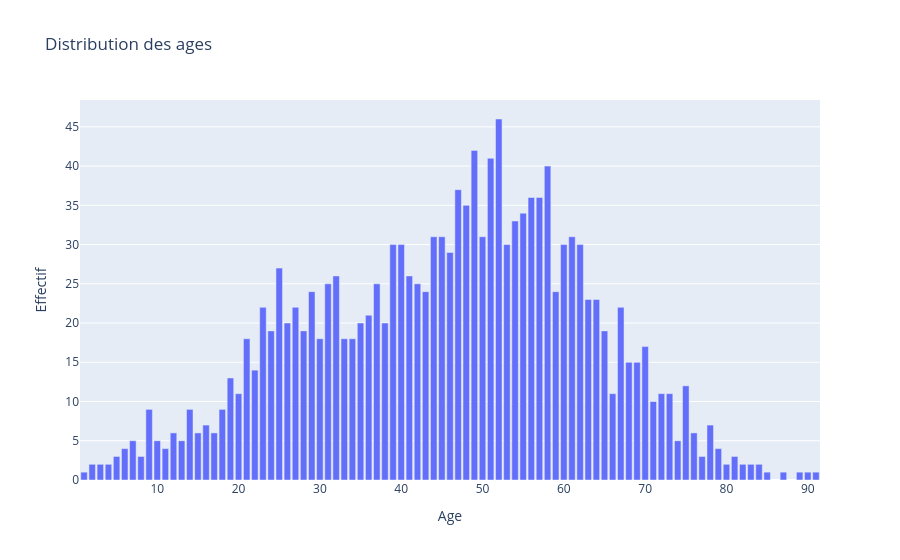

Write notebook code for a chart like this one.
### Markdown cell above
On va surtout s'interesser à l'âge

### Code cell
utils.plot_age_dist(original_df)

### Figure 1 — Plotly figure (JSON) as saved in the notebook; plotly's stock layout.template omitted (floating-point values rounded to 4 significant figures)
{"data": [{"type": "bar", "x": [1, 2, 3, 4, 5, 6, 7, 8, 9, 10, 11, 12, 13, 14, 15, 16, 17, 18, 19, 20, 21, 22, 23, 24, 25, 26, 27, 28, 29, 30, 31, 32, 33, 34, 35, 36, 37, 38, 39, 40, 41, 42, 43, 44, 45, 46, 47, 48, 49, 50, 51, 52, 53, 54, 55, 56, 57, 58, 59, 60, 61, 62, 63, 64, 65, 66, 67, 68, 69, 70, 71, 72, 73, 74, 75, 76, 77, 78, 79, 80, 81, 82, 83, 84, 85, 87, 89, 90, 91], "y": [1, 2, 2, 2, 3, 4, 5, 3, 9, 5, 4, 6, 5, 9, 6, 7, 6, 9, 13, 11, 18, 14, 22, 19, 27, 20, 22, 19, 24, 18, 25, 26, 18, 18, 20, 21, 25, 20, 30, 30, 26, 25, 24, 31, 31, 29, 37, 35, 42, 31, 41, 46, 30, 33, 34, 36, 36, 40, 24, 30, 31, 30, 23, 23, 19, 11, 22, 15, 15, 17, 10, 11, 11, 5, 12, 6, 3, 7, 4, 2, 3, 2, 2, 2, 1, 1, 1, 1, 1]}], "layout": {"showlegend": false, "title": {"text": "Distribution des ages"}, "xaxis": {"title": {"text": "Age"}}, "yaxis": {"title": {"text": "Effectif"}}}}
